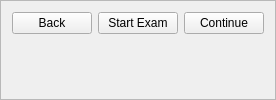
         <widget class="QFrame" name="testFrameExam">
          <property name="sizePolicy">
           <sizepolicy hsizetype="Expanding" vsizetype="Expanding">
            <horstretch>0</horstretch>
            <verstretch>0</verstretch>
           </sizepolicy>
          </property>
          <property name="autoFillBackground">
           <bool>false</bool>
          </property>
          <property name="frameShape">
           <enum>QFrame::StyledPanel</enum>
          </property>
          <property name="frameShadow">
           <enum>QFrame::Sunken</enum>
          </property>
          <layout class="QGridLayout" name="gridLayout_4">
           <item row="0" column="2" alignment="Qt::AlignRight">
            <widget class="QPushButton" name="continueToLessonPageButton">
             <property name="text">
              <string>Continue</string>
             </property>
            </widget>
           </item>
           <item row="0" column="0" alignment="Qt::AlignLeft">
            <widget class="QPushButton" name="examBackButton">
             <property name="text">
              <string>Back</string>
             </property>
            </widget>
           </item>
           <item row="1" column="0" colspan="3">
            <widget class="MyCanvas" name="examCanvas" native="true">
             <property name="sizePolicy">
              <sizepolicy hsizetype="Expanding" vsizetype="Expanding">
               <horstretch>0</horstretch>
               <verstretch>0</verstretch>
              </sizepolicy>
             </property>
             <property name="styleSheet">
              <string notr="true">#examPageWidget {
	background-color: rgba(0, 0, 0, 0);	
}</string>
             </property>
            </widget>
           </item>
           <item row="0" column="1">
            <widget class="QPushButton" name="startExamButton">
             <property name="text">
              <string>Start Exam</string>
             </property>
            </widget>
           </item>
          </layout>
         </widget>
